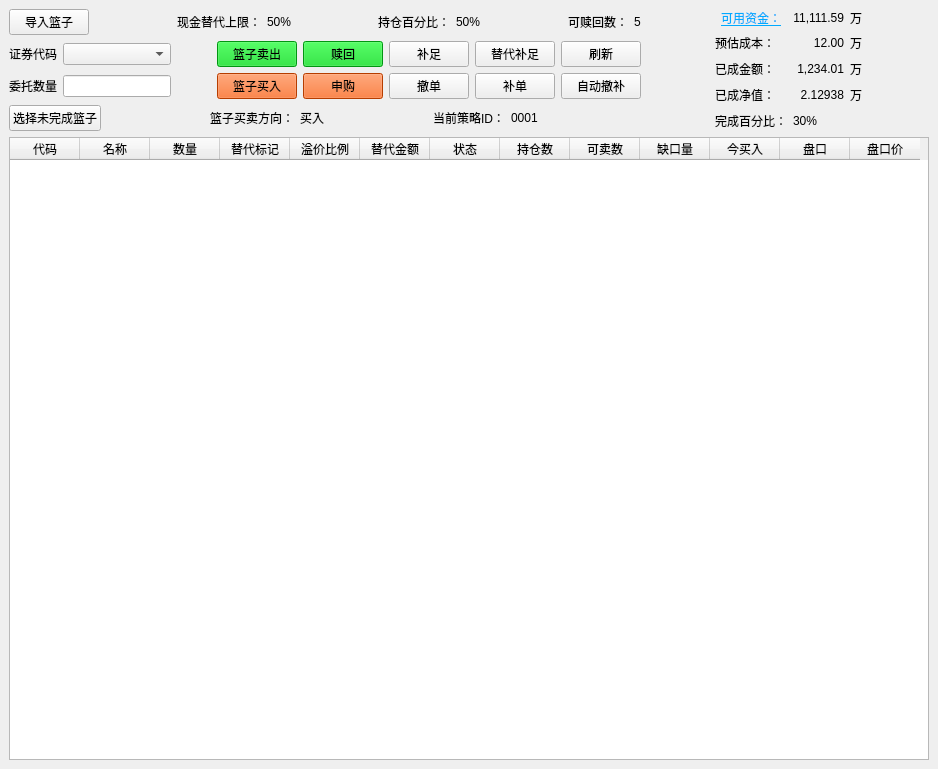
<?xml version="1.0" encoding="UTF-8"?>
<ui version="4.0">
 <class>DockWidget</class>
 <widget class="QDockWidget" name="DockWidget">
  <property name="geometry">
   <rect>
    <x>0</x>
    <y>0</y>
    <width>938</width>
    <height>769</height>
   </rect>
  </property>
  <property name="minimumSize">
   <size>
    <width>800</width>
    <height>600</height>
   </size>
  </property>
  <property name="windowTitle">
   <string>篮子买卖</string>
  </property>
  <widget class="QWidget" name="dockWidgetContents">
   <layout class="QVBoxLayout" name="verticalLayout_2">
    <item>
     <layout class="QHBoxLayout" name="horizontalLayout_6">
      <item>
       <layout class="QVBoxLayout" name="verticalLayout">
        <item>
         <layout class="QHBoxLayout" name="horizontalLayout_5">
          <item>
           <widget class="QPushButton" name="pb_load">
            <property name="text">
             <string>导入篮子</string>
            </property>
           </widget>
          </item>
          <item>
           <spacer name="horizontalSpacer_3">
            <property name="orientation">
             <enum>Qt::Horizontal</enum>
            </property>
            <property name="sizeHint" stdset="0">
             <size>
              <width>40</width>
              <height>20</height>
             </size>
            </property>
           </spacer>
          </item>
          <item>
           <widget class="QLabel" name="l_tdsx_name">
            <property name="text">
             <string>现金替代上限：</string>
            </property>
           </widget>
          </item>
          <item>
           <widget class="QLabel" name="l_tdsx_data">
            <property name="text">
             <string>50%</string>
            </property>
           </widget>
          </item>
          <item>
           <spacer name="horizontalSpacer_4">
            <property name="orientation">
             <enum>Qt::Horizontal</enum>
            </property>
            <property name="sizeHint" stdset="0">
             <size>
              <width>40</width>
              <height>20</height>
             </size>
            </property>
           </spacer>
          </item>
          <item>
           <widget class="QLabel" name="l_ccbfb_name">
            <property name="text">
             <string>持仓百分比：</string>
            </property>
           </widget>
          </item>
          <item>
           <widget class="QLabel" name="l_ccbfb_data">
            <property name="text">
             <string>50%</string>
            </property>
           </widget>
          </item>
          <item>
           <spacer name="horizontalSpacer_5">
            <property name="orientation">
             <enum>Qt::Horizontal</enum>
            </property>
            <property name="sizeHint" stdset="0">
             <size>
              <width>40</width>
              <height>20</height>
             </size>
            </property>
           </spacer>
          </item>
          <item>
           <widget class="QLabel" name="l_kshs_name">
            <property name="text">
             <string>可赎回数：</string>
            </property>
           </widget>
          </item>
          <item>
           <widget class="QLabel" name="l_kshs_data">
            <property name="text">
             <string>5</string>
            </property>
           </widget>
          </item>
         </layout>
        </item>
        <item>
         <layout class="QGridLayout" name="gridLayout_3">
          <item row="0" column="4">
           <widget class="QPushButton" name="pb_redeem">
            <property name="styleSheet">
             <string notr="true">QPushButton { background-color:rgb(1, 208, 25); }
</string>
            </property>
            <property name="text">
             <string>赎回</string>
            </property>
           </widget>
          </item>
          <item row="1" column="3">
           <widget class="QPushButton" name="pb_basket_buy">
            <property name="styleSheet">
             <string notr="true">QPushButton { background-color: rgb(255, 85, 0); }</string>
            </property>
            <property name="text">
             <string>篮子买入</string>
            </property>
           </widget>
          </item>
          <item row="1" column="4">
           <widget class="QPushButton" name="pb_subscribe">
            <property name="styleSheet">
             <string notr="true">QPushButton { background-color: rgb(255, 85, 0); }</string>
            </property>
            <property name="text">
             <string>申购</string>
            </property>
           </widget>
          </item>
          <item row="0" column="3">
           <widget class="QPushButton" name="pb_basket_sell">
            <property name="styleSheet">
             <string notr="true">QPushButton { background-color:rgb(1, 208, 25); }
</string>
            </property>
            <property name="text">
             <string>篮子卖出</string>
            </property>
           </widget>
          </item>
          <item row="0" column="5">
           <widget class="QPushButton" name="pb_complement">
            <property name="text">
             <string>补足</string>
            </property>
           </widget>
          </item>
          <item row="0" column="2">
           <spacer name="horizontalSpacer_6">
            <property name="orientation">
             <enum>Qt::Horizontal</enum>
            </property>
            <property name="sizeHint" stdset="0">
             <size>
              <width>40</width>
              <height>20</height>
             </size>
            </property>
           </spacer>
          </item>
          <item row="0" column="6">
           <widget class="QPushButton" name="pb_replace_complement">
            <property name="text">
             <string>替代补足</string>
            </property>
           </widget>
          </item>
          <item row="0" column="7">
           <widget class="QPushButton" name="pb_refresh">
            <property name="text">
             <string>刷新</string>
            </property>
           </widget>
          </item>
          <item row="0" column="1">
           <widget class="QComboBox" name="cb_stock_name">
            <property name="editable">
             <bool>false</bool>
            </property>
            <property name="maxVisibleItems">
             <number>10</number>
            </property>
            <property name="frame">
             <bool>true</bool>
            </property>
           </widget>
          </item>
          <item row="1" column="5">
           <widget class="QPushButton" name="pb_cancel">
            <property name="text">
             <string>撤单</string>
            </property>
           </widget>
          </item>
          <item row="1" column="7">
           <widget class="QPushButton" name="pb_auto_cancel_supplement">
            <property name="text">
             <string>自动撤补</string>
            </property>
           </widget>
          </item>
          <item row="0" column="0">
           <widget class="QLabel" name="l_stock_name">
            <property name="text">
             <string>证券代码</string>
            </property>
           </widget>
          </item>
          <item row="1" column="2">
           <spacer name="horizontalSpacer_7">
            <property name="orientation">
             <enum>Qt::Horizontal</enum>
            </property>
            <property name="sizeHint" stdset="0">
             <size>
              <width>40</width>
              <height>20</height>
             </size>
            </property>
           </spacer>
          </item>
          <item row="1" column="1">
           <widget class="QLineEdit" name="le_order_num"/>
          </item>
          <item row="1" column="0">
           <widget class="QLabel" name="l_order_num">
            <property name="text">
             <string>委托数量</string>
            </property>
           </widget>
          </item>
          <item row="1" column="6">
           <widget class="QPushButton" name="pb_supplement">
            <property name="text">
             <string>补单</string>
            </property>
           </widget>
          </item>
         </layout>
        </item>
        <item>
         <layout class="QHBoxLayout" name="horizontalLayout_4">
          <item>
           <widget class="QPushButton" name="pb_choose_basket">
            <property name="text">
             <string>选择未完成篮子</string>
            </property>
           </widget>
          </item>
          <item>
           <spacer name="horizontalSpacer_2">
            <property name="orientation">
             <enum>Qt::Horizontal</enum>
            </property>
            <property name="sizeHint" stdset="0">
             <size>
              <width>40</width>
              <height>20</height>
             </size>
            </property>
           </spacer>
          </item>
          <item>
           <widget class="QLabel" name="l_basket_dirt_name">
            <property name="text">
             <string>篮子买卖方向：</string>
            </property>
           </widget>
          </item>
          <item>
           <widget class="QLabel" name="l_basket_dirt_data">
            <property name="text">
             <string>买入</string>
            </property>
           </widget>
          </item>
          <item>
           <spacer name="horizontalSpacer">
            <property name="orientation">
             <enum>Qt::Horizontal</enum>
            </property>
            <property name="sizeHint" stdset="0">
             <size>
              <width>40</width>
              <height>20</height>
             </size>
            </property>
           </spacer>
          </item>
          <item>
           <widget class="QLabel" name="l_cur_policy_id_name">
            <property name="text">
             <string>当前策略ID：</string>
            </property>
           </widget>
          </item>
          <item>
           <widget class="QLabel" name="l_cur_policy_id_data">
            <property name="text">
             <string>0001</string>
            </property>
           </widget>
          </item>
          <item>
           <spacer name="horizontalSpacer_9">
            <property name="orientation">
             <enum>Qt::Horizontal</enum>
            </property>
            <property name="sizeHint" stdset="0">
             <size>
              <width>40</width>
              <height>20</height>
             </size>
            </property>
           </spacer>
          </item>
         </layout>
        </item>
       </layout>
      </item>
      <item>
       <layout class="QGridLayout" name="gridLayout_2">
        <item row="0" column="3">
         <widget class="QLabel" name="l_deal_iopv_name_2">
          <property name="text">
           <string>万</string>
          </property>
         </widget>
        </item>
        <item row="0" column="1">
         <widget class="QPushButton" name="pb_usable_fund_name">
          <property name="font">
           <font>
            <weight>50</weight>
            <bold>false</bold>
            <underline>true</underline>
           </font>
          </property>
          <property name="mouseTracking">
           <bool>false</bool>
          </property>
          <property name="styleSheet">
           <string notr="true">QPushButton { border-radius: 3px; color: rgb(1, 170, 255); }
QPushButton:hover { background-color: rgb(89, 89, 89); }
 </string>
          </property>
          <property name="text">
           <string>可用资金：</string>
          </property>
          <property name="flat">
           <bool>true</bool>
          </property>
         </widget>
        </item>
        <item row="2" column="1">
         <widget class="QLabel" name="l_deal_money_name">
          <property name="text">
           <string>已成金额：</string>
          </property>
         </widget>
        </item>
        <item row="1" column="1">
         <widget class="QLabel" name="l_estimate_cost_name">
          <property name="text">
           <string>预估成本：</string>
          </property>
         </widget>
        </item>
        <item row="2" column="3">
         <widget class="QLabel" name="l_deal_iopv_name_4">
          <property name="text">
           <string>万</string>
          </property>
         </widget>
        </item>
        <item row="0" column="2">
         <widget class="QLabel" name="l_usable_fund_data">
          <property name="text">
           <string>11,111.59</string>
          </property>
          <property name="alignment">
           <set>Qt::AlignRight|Qt::AlignTrailing|Qt::AlignVCenter</set>
          </property>
         </widget>
        </item>
        <item row="3" column="3">
         <widget class="QLabel" name="l_deal_iopv_name_5">
          <property name="text">
           <string>万</string>
          </property>
         </widget>
        </item>
        <item row="4" column="1">
         <widget class="QLabel" name="l_percent_name">
          <property name="text">
           <string>完成百分比：</string>
          </property>
         </widget>
        </item>
        <item row="4" column="2">
         <widget class="QLabel" name="l_percent_data">
          <property name="text">
           <string>30%</string>
          </property>
         </widget>
        </item>
        <item row="1" column="3">
         <widget class="QLabel" name="l_deal_iopv_name_3">
          <property name="text">
           <string>万</string>
          </property>
         </widget>
        </item>
        <item row="3" column="1">
         <widget class="QLabel" name="l_deal_iopv_name">
          <property name="text">
           <string>已成净值：</string>
          </property>
         </widget>
        </item>
        <item row="2" column="2">
         <widget class="QLabel" name="l_deal_money_data">
          <property name="text">
           <string>1,234.01</string>
          </property>
          <property name="alignment">
           <set>Qt::AlignRight|Qt::AlignTrailing|Qt::AlignVCenter</set>
          </property>
         </widget>
        </item>
        <item row="3" column="2">
         <widget class="QLabel" name="l_deal_iopv_data">
          <property name="text">
           <string>2.12938</string>
          </property>
          <property name="alignment">
           <set>Qt::AlignRight|Qt::AlignTrailing|Qt::AlignVCenter</set>
          </property>
         </widget>
        </item>
        <item row="1" column="2">
         <widget class="QLabel" name="l_estimate_cost_data">
          <property name="text">
           <string>12.00</string>
          </property>
          <property name="alignment">
           <set>Qt::AlignRight|Qt::AlignTrailing|Qt::AlignVCenter</set>
          </property>
         </widget>
        </item>
        <item row="2" column="0">
         <spacer name="horizontalSpacer_8">
          <property name="orientation">
           <enum>Qt::Horizontal</enum>
          </property>
          <property name="sizeHint" stdset="0">
           <size>
            <width>40</width>
            <height>20</height>
           </size>
          </property>
         </spacer>
        </item>
        <item row="1" column="4">
         <spacer name="horizontalSpacer_10">
          <property name="orientation">
           <enum>Qt::Horizontal</enum>
          </property>
          <property name="sizeHint" stdset="0">
           <size>
            <width>40</width>
            <height>20</height>
           </size>
          </property>
         </spacer>
        </item>
       </layout>
      </item>
     </layout>
    </item>
    <item>
     <layout class="QHBoxLayout" name="horizontalLayout">
      <item>
       <widget class="QTableWidget" name="tv_basket_list">
        <attribute name="horizontalHeaderDefaultSectionSize">
         <number>70</number>
        </attribute>
        <column>
         <property name="text">
          <string>代码</string>
         </property>
        </column>
        <column>
         <property name="text">
          <string>名称</string>
         </property>
        </column>
        <column>
         <property name="text">
          <string>数量</string>
         </property>
        </column>
        <column>
         <property name="text">
          <string>替代标记</string>
         </property>
        </column>
        <column>
         <property name="text">
          <string>溢价比例</string>
         </property>
        </column>
        <column>
         <property name="text">
          <string>替代金额</string>
         </property>
        </column>
        <column>
         <property name="text">
          <string>状态</string>
         </property>
        </column>
        <column>
         <property name="text">
          <string>持仓数</string>
         </property>
        </column>
        <column>
         <property name="text">
          <string>可卖数</string>
         </property>
        </column>
        <column>
         <property name="text">
          <string>缺口量</string>
         </property>
        </column>
        <column>
         <property name="text">
          <string>今买入</string>
         </property>
        </column>
        <column>
         <property name="text">
          <string>盘口</string>
         </property>
        </column>
        <column>
         <property name="text">
          <string>盘口价</string>
         </property>
        </column>
       </widget>
      </item>
     </layout>
    </item>
   </layout>
  </widget>
 </widget>
 <resources/>
 <connections/>
</ui>
